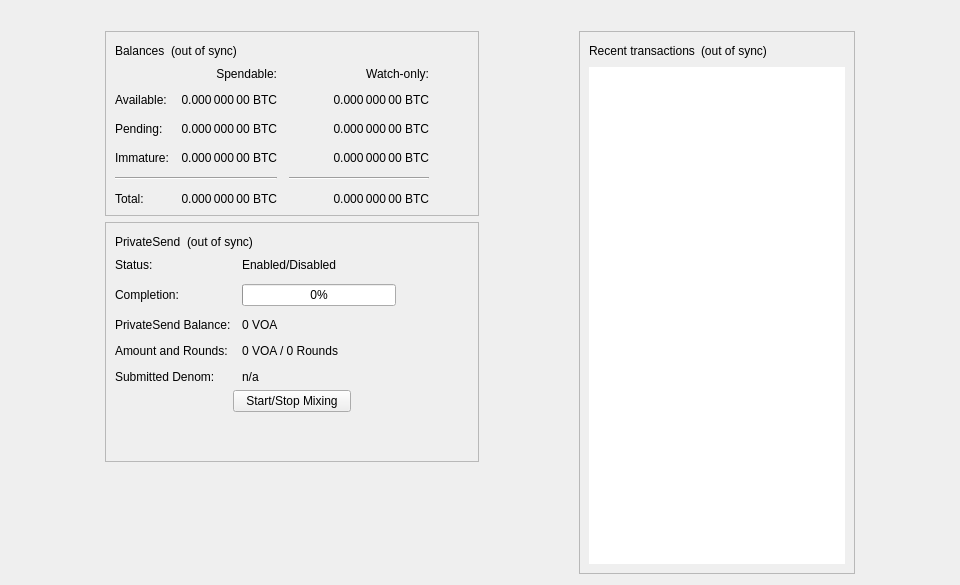
<?xml version="1.0" encoding="UTF-8"?>
<ui version="4.0">
 <class>OverviewPage</class>
 <widget class="QWidget" name="OverviewPage">
  <property name="geometry">
   <rect>
    <x>0</x>
    <y>0</y>
    <width>960</width>
    <height>585</height>
   </rect>
  </property>
  <property name="minimumSize">
   <size>
    <width>960</width>
    <height>0</height>
   </size>
  </property>
  <property name="windowTitle">
   <string>Form</string>
  </property>
  <layout class="QVBoxLayout" name="topLayout">
   <item>
    <widget class="QLabel" name="labelAlerts">
     <property name="visible">
      <bool>false</bool>
     </property>
     <property name="wordWrap">
      <bool>true</bool>
     </property>
     <property name="margin">
      <number>3</number>
     </property>
     <property name="textInteractionFlags">
      <set>Qt::TextSelectableByMouse</set>
     </property>
    </widget>
   </item>
   <item>
    <layout class="QHBoxLayout" name="horizontalLayout" stretch="1,0,1,0,1">
     <item>
      <spacer name="horizontalSpacerLeft">
       <property name="orientation">
        <enum>Qt::Horizontal</enum>
       </property>
       <property name="sizeType">
        <enum>QSizePolicy::Preferred</enum>
       </property>
       <property name="sizeHint" stdset="0">
        <size>
         <width>10</width>
         <height>20</height>
        </size>
       </property>
      </spacer>
     </item>
     <item>
      <layout class="QVBoxLayout" name="verticalLayout_2">
       <item>
        <widget class="QFrame" name="frame">
         <property name="frameShape">
          <enum>QFrame::StyledPanel</enum>
         </property>
         <property name="frameShadow">
          <enum>QFrame::Raised</enum>
         </property>
         <layout class="QVBoxLayout" name="verticalLayout_4">
          <item>
           <layout class="QHBoxLayout" name="horizontalLayout_4">
            <item>
             <widget class="QLabel" name="label_5">
              <property name="text">
               <string>Balances</string>
              </property>
             </widget>
            </item>
            <item>
             <widget class="QLabel" name="labelWalletStatus">
              <property name="toolTip">
               <string>The displayed information may be out of date. Your wallet automatically synchronizes with the Vortexa network after a connection is established, but this process has not completed yet.</string>
              </property>
              <property name="text">
               <string notr="true">(out of sync)</string>
              </property>
              <property name="alignment">
               <set>Qt::AlignLeading|Qt::AlignLeft|Qt::AlignVCenter</set>
              </property>
             </widget>
            </item>
            <item>
             <spacer name="horizontalSpacer_3">
              <property name="orientation">
               <enum>Qt::Horizontal</enum>
              </property>
              <property name="sizeHint" stdset="0">
               <size>
                <width>40</width>
                <height>20</height>
               </size>
              </property>
             </spacer>
            </item>
           </layout>
          </item>
          <item>
           <layout class="QGridLayout" name="gridLayout">
            <property name="spacing">
             <number>12</number>
            </property>
            <item row="2" column="2">
             <widget class="QLabel" name="labelWatchPending">
              <property name="cursor">
               <cursorShape>IBeamCursor</cursorShape>
              </property>
              <property name="toolTip">
               <string>Unconfirmed transactions to watch-only addresses</string>
              </property>
              <property name="text">
               <string notr="true">0.000 000 00 BTC</string>
              </property>
              <property name="alignment">
               <set>Qt::AlignRight|Qt::AlignTrailing|Qt::AlignVCenter</set>
              </property>
              <property name="textInteractionFlags">
               <set>Qt::LinksAccessibleByMouse|Qt::TextSelectableByKeyboard|Qt::TextSelectableByMouse</set>
              </property>
             </widget>
            </item>
            <item row="2" column="1">
             <widget class="QLabel" name="labelUnconfirmed">
              <property name="cursor">
               <cursorShape>IBeamCursor</cursorShape>
              </property>
              <property name="toolTip">
               <string>Total of transactions that have yet to be confirmed, and do not yet count toward the spendable balance</string>
              </property>
              <property name="text">
               <string notr="true">0.000 000 00 BTC</string>
              </property>
              <property name="alignment">
               <set>Qt::AlignRight|Qt::AlignTrailing|Qt::AlignVCenter</set>
              </property>
              <property name="textInteractionFlags">
               <set>Qt::LinksAccessibleByMouse|Qt::TextSelectableByKeyboard|Qt::TextSelectableByMouse</set>
              </property>
             </widget>
            </item>
            <item row="3" column="2">
             <widget class="QLabel" name="labelWatchImmature">
              <property name="cursor">
               <cursorShape>IBeamCursor</cursorShape>
              </property>
              <property name="toolTip">
               <string>Mined balance in watch-only addresses that has not yet matured</string>
              </property>
              <property name="text">
               <string notr="true">0.000 000 00 BTC</string>
              </property>
              <property name="alignment">
               <set>Qt::AlignRight|Qt::AlignTrailing|Qt::AlignVCenter</set>
              </property>
              <property name="textInteractionFlags">
               <set>Qt::LinksAccessibleByMouse|Qt::TextSelectableByKeyboard|Qt::TextSelectableByMouse</set>
              </property>
             </widget>
            </item>
            <item row="4" column="0" colspan="2">
             <widget class="Line" name="lineSpendableBalance">
              <property name="orientation">
               <enum>Qt::Horizontal</enum>
              </property>
             </widget>
            </item>
            <item row="4" column="2">
             <widget class="Line" name="lineWatchBalance">
              <property name="sizePolicy">
               <sizepolicy hsizetype="Preferred" vsizetype="Fixed">
                <horstretch>0</horstretch>
                <verstretch>0</verstretch>
               </sizepolicy>
              </property>
              <property name="minimumSize">
               <size>
                <width>140</width>
                <height>0</height>
               </size>
              </property>
              <property name="orientation">
               <enum>Qt::Horizontal</enum>
              </property>
             </widget>
            </item>
            <item row="5" column="0">
             <widget class="QLabel" name="labelTotalText">
              <property name="text">
               <string>Total:</string>
              </property>
             </widget>
            </item>
            <item row="3" column="1">
             <widget class="QLabel" name="labelImmature">
              <property name="cursor">
               <cursorShape>IBeamCursor</cursorShape>
              </property>
              <property name="toolTip">
               <string>Mined balance that has not yet matured</string>
              </property>
              <property name="text">
               <string notr="true">0.000 000 00 BTC</string>
              </property>
              <property name="alignment">
               <set>Qt::AlignRight|Qt::AlignTrailing|Qt::AlignVCenter</set>
              </property>
              <property name="textInteractionFlags">
               <set>Qt::LinksAccessibleByMouse|Qt::TextSelectableByKeyboard|Qt::TextSelectableByMouse</set>
              </property>
             </widget>
            </item>
            <item row="2" column="3">
             <spacer name="horizontalSpacer_2">
              <property name="orientation">
               <enum>Qt::Horizontal</enum>
              </property>
              <property name="sizeHint" stdset="0">
               <size>
                <width>40</width>
                <height>20</height>
               </size>
              </property>
             </spacer>
            </item>
            <item row="3" column="0">
             <widget class="QLabel" name="labelImmatureText">
              <property name="text">
               <string>Immature:</string>
              </property>
             </widget>
            </item>
            <item row="5" column="1">
             <widget class="QLabel" name="labelTotal">
              <property name="cursor">
               <cursorShape>IBeamCursor</cursorShape>
              </property>
              <property name="toolTip">
               <string>Your current total balance</string>
              </property>
              <property name="text">
               <string notr="true">0.000 000 00 BTC</string>
              </property>
              <property name="alignment">
               <set>Qt::AlignRight|Qt::AlignTrailing|Qt::AlignVCenter</set>
              </property>
              <property name="textInteractionFlags">
               <set>Qt::LinksAccessibleByMouse|Qt::TextSelectableByKeyboard|Qt::TextSelectableByMouse</set>
              </property>
             </widget>
            </item>
            <item row="5" column="2">
             <widget class="QLabel" name="labelWatchTotal">
              <property name="cursor">
               <cursorShape>IBeamCursor</cursorShape>
              </property>
              <property name="toolTip">
               <string>Current total balance in watch-only addresses</string>
              </property>
              <property name="text">
               <string notr="true">0.000 000 00 BTC</string>
              </property>
              <property name="alignment">
               <set>Qt::AlignRight|Qt::AlignTrailing|Qt::AlignVCenter</set>
              </property>
              <property name="textInteractionFlags">
               <set>Qt::LinksAccessibleByMouse|Qt::TextSelectableByKeyboard|Qt::TextSelectableByMouse</set>
              </property>
             </widget>
            </item>
            <item row="0" column="2">
             <widget class="QLabel" name="labelWatchonly">
              <property name="text">
               <string>Watch-only:</string>
              </property>
              <property name="alignment">
               <set>Qt::AlignRight|Qt::AlignTrailing|Qt::AlignVCenter</set>
              </property>
             </widget>
            </item>
            <item row="1" column="0">
             <widget class="QLabel" name="labelBalanceText">
              <property name="text">
               <string>Available:</string>
              </property>
             </widget>
            </item>
            <item row="1" column="1">
             <widget class="QLabel" name="labelBalance">
              <property name="cursor">
               <cursorShape>IBeamCursor</cursorShape>
              </property>
              <property name="toolTip">
               <string>Your current spendable balance</string>
              </property>
              <property name="text">
               <string notr="true">0.000 000 00 BTC</string>
              </property>
              <property name="alignment">
               <set>Qt::AlignRight|Qt::AlignTrailing|Qt::AlignVCenter</set>
              </property>
              <property name="textInteractionFlags">
               <set>Qt::LinksAccessibleByMouse|Qt::TextSelectableByKeyboard|Qt::TextSelectableByMouse</set>
              </property>
             </widget>
            </item>
            <item row="1" column="2">
             <widget class="QLabel" name="labelWatchAvailable">
              <property name="cursor">
               <cursorShape>IBeamCursor</cursorShape>
              </property>
              <property name="toolTip">
               <string>Your current balance in watch-only addresses</string>
              </property>
              <property name="text">
               <string notr="true">0.000 000 00 BTC</string>
              </property>
              <property name="alignment">
               <set>Qt::AlignRight|Qt::AlignTrailing|Qt::AlignVCenter</set>
              </property>
              <property name="textInteractionFlags">
               <set>Qt::LinksAccessibleByMouse|Qt::TextSelectableByKeyboard|Qt::TextSelectableByMouse</set>
              </property>
             </widget>
            </item>
            <item row="2" column="0">
             <widget class="QLabel" name="labelPendingText">
              <property name="text">
               <string>Pending:</string>
              </property>
             </widget>
            </item>
            <item row="0" column="1">
             <widget class="QLabel" name="labelSpendable">
              <property name="text">
               <string>Spendable:</string>
              </property>
              <property name="alignment">
               <set>Qt::AlignRight|Qt::AlignTrailing|Qt::AlignVCenter</set>
              </property>
             </widget>
            </item>
           </layout>
          </item>
         </layout>
        </widget>
       </item>
       <item>
        <widget class="QFrame" name="framePrivateSend">
         <property name="layoutDirection">
          <enum>Qt::LeftToRight</enum>
         </property>
         <property name="frameShape">
          <enum>QFrame::StyledPanel</enum>
         </property>
         <property name="frameShadow">
          <enum>QFrame::Raised</enum>
         </property>
         <layout class="QVBoxLayout" name="VerticalLayout_PS1">
          <item>
           <layout class="QHBoxLayout" name="horizontalLayout_5">
            <item>
             <widget class="QLabel" name="labelPrivateSendHeader">
              <property name="text">
               <string>PrivateSend</string>
              </property>
             </widget>
            </item>
            <item>
             <widget class="QLabel" name="labelPrivateSendSyncStatus">
              <property name="toolTip">
               <string>The displayed information may be out of date. Your wallet automatically synchronizes with the Vortexa network after a connection is established, but this process has not completed yet.</string>
              </property>
              <property name="text">
               <string notr="true">(out of sync)</string>
              </property>
              <property name="alignment">
               <set>Qt::AlignLeading|Qt::AlignLeft|Qt::AlignVCenter</set>
              </property>
             </widget>
            </item>
            <item>
             <spacer name="horizontalSpacer_4">
              <property name="orientation">
               <enum>Qt::Horizontal</enum>
              </property>
              <property name="sizeHint" stdset="0">
               <size>
                <width>40</width>
                <height>20</height>
               </size>
              </property>
             </spacer>
            </item>
           </layout>
          </item>
          <item>
           <layout class="QFormLayout" name="privateSendFormLayout">
            <property name="fieldGrowthPolicy">
             <enum>QFormLayout::AllNonFixedFieldsGrow</enum>
            </property>
            <property name="horizontalSpacing">
             <number>11</number>
            </property>
            <property name="verticalSpacing">
             <number>12</number>
            </property>
            <item row="0" column="0">
             <widget class="QLabel" name="labelPrivateSendEnabledText">
              <property name="text">
               <string>Status:</string>
              </property>
             </widget>
            </item>
            <item row="0" column="1">
             <widget class="QLabel" name="labelPrivateSendEnabled">
              <property name="text">
               <string>Enabled/Disabled</string>
              </property>
             </widget>
            </item>
            <item row="1" column="0">
             <widget class="QLabel" name="labelCompletitionText">
              <property name="text">
               <string>Completion:</string>
              </property>
             </widget>
            </item>
            <item row="1" column="1">
             <widget class="QProgressBar" name="privateSendProgress">
              <property name="maximumSize">
               <size>
                <width>154</width>
                <height>16777215</height>
               </size>
              </property>
              <property name="value">
               <number>0</number>
              </property>
             </widget>
            </item>
            <item row="2" column="0">
             <widget class="QLabel" name="labelAnonymizedText">
              <property name="text">
               <string>PrivateSend Balance:</string>
              </property>
             </widget>
            </item>
            <item row="2" column="1">
             <widget class="QLabel" name="labelAnonymized">
              <property name="text">
               <string notr="true">0 VOA</string>
              </property>
             </widget>
            </item>
            <item row="3" column="0">
             <widget class="QLabel" name="labelAmountAndRoundsText">
              <property name="text">
               <string>Amount and Rounds:</string>
              </property>
             </widget>
            </item>
            <item row="3" column="1">
             <widget class="QLabel" name="labelAmountRounds">
              <property name="text">
               <string>0 VOA / 0 Rounds</string>
              </property>
             </widget>
            </item>
            <item row="4" column="0">
             <widget class="QLabel" name="labelSubmittedDenomText">
              <property name="text">
               <string>Submitted Denom:</string>
              </property>
             </widget>
            </item>
            <item row="4" column="1">
             <widget class="QLabel" name="labelSubmittedDenom">
              <property name="toolTip">
               <string>The denominations you submitted to the Masternode.&lt;br&gt;To mix, other users must submit the exact same denominations.</string>
              </property>
              <property name="text">
               <string>n/a</string>
              </property>
              <property name="wordWrap">
               <bool>true</bool>
              </property>
             </widget>
            </item>
           </layout>
          </item>
          <item>
           <layout class="QVBoxLayout" name="VerticalLayout_PS">
            <item>
             <layout class="QHBoxLayout" name="horizontalLayout_3">
              <property name="topMargin">
               <number>0</number>
              </property>
              <item>
               <spacer name="horizontalSpacer_5">
                <property name="orientation">
                 <enum>Qt::Horizontal</enum>
                </property>
                <property name="sizeHint" stdset="0">
                 <size>
                  <width>40</width>
                  <height>20</height>
                 </size>
                </property>
               </spacer>
              </item>
              <item>
               <widget class="QPushButton" name="togglePrivateSend">
                <property name="sizePolicy">
                 <sizepolicy hsizetype="MinimumExpanding" vsizetype="Fixed">
                  <horstretch>0</horstretch>
                  <verstretch>0</verstretch>
                 </sizepolicy>
                </property>
                <property name="text">
                 <string>Start/Stop Mixing</string>
                </property>
               </widget>
              </item>
              <item>
               <spacer name="horizontalSpacer_6">
                <property name="orientation">
                 <enum>Qt::Horizontal</enum>
                </property>
                <property name="sizeHint" stdset="0">
                 <size>
                  <width>40</width>
                  <height>20</height>
                 </size>
                </property>
               </spacer>
              </item>
             </layout>
            </item>
            <item>
             <spacer name="verticalSpacer_3">
              <property name="orientation">
               <enum>Qt::Vertical</enum>
              </property>
              <property name="sizeHint" stdset="0">
               <size>
                <width>20</width>
                <height>40</height>
               </size>
              </property>
             </spacer>
            </item>
           </layout>
          </item>
         </layout>
        </widget>
       </item>
       <item>
        <spacer name="verticalSpacer">
         <property name="orientation">
          <enum>Qt::Vertical</enum>
         </property>
         <property name="sizeHint" stdset="0">
          <size>
           <width>20</width>
           <height>40</height>
          </size>
         </property>
        </spacer>
       </item>
      </layout>
     </item>
     <item>
      <spacer name="horizontalSpacerCenter">
       <property name="orientation">
        <enum>Qt::Horizontal</enum>
       </property>
       <property name="sizeHint" stdset="0">
        <size>
         <width>10</width>
         <height>20</height>
        </size>
       </property>
      </spacer>
     </item>
     <item>
      <layout class="QVBoxLayout" name="verticalLayout_3">
       <item>
        <widget class="QFrame" name="frame_2">
         <property name="frameShape">
          <enum>QFrame::StyledPanel</enum>
         </property>
         <property name="frameShadow">
          <enum>QFrame::Raised</enum>
         </property>
         <layout class="QVBoxLayout" name="verticalLayout">
          <item>
           <layout class="QHBoxLayout" name="horizontalLayout_2">
            <item>
             <widget class="QLabel" name="label_4">
              <property name="text">
               <string>Recent transactions</string>
              </property>
             </widget>
            </item>
            <item>
             <widget class="QLabel" name="labelTransactionsStatus">
              <property name="toolTip">
               <string>The displayed information may be out of date. Your wallet automatically synchronizes with the Vortexa network after a connection is established, but this process has not completed yet.</string>
              </property>
              <property name="text">
               <string notr="true">(out of sync)</string>
              </property>
              <property name="alignment">
               <set>Qt::AlignLeading|Qt::AlignLeft|Qt::AlignVCenter</set>
              </property>
             </widget>
            </item>
            <item>
             <spacer name="horizontalSpacer">
              <property name="orientation">
               <enum>Qt::Horizontal</enum>
              </property>
              <property name="sizeHint" stdset="0">
               <size>
                <width>40</width>
                <height>20</height>
               </size>
              </property>
             </spacer>
            </item>
           </layout>
          </item>
          <item>
           <widget class="QListView" name="listTransactions">
            <property name="frameShape">
             <enum>QFrame::NoFrame</enum>
            </property>
            <property name="verticalScrollBarPolicy">
             <enum>Qt::ScrollBarAlwaysOff</enum>
            </property>
            <property name="horizontalScrollBarPolicy">
             <enum>Qt::ScrollBarAlwaysOff</enum>
            </property>
            <property name="selectionMode">
             <enum>QAbstractItemView::NoSelection</enum>
            </property>
           </widget>
          </item>
         </layout>
        </widget>
       </item>
      </layout>
     </item>
     <item>
      <spacer name="horizontalSpacerRight">
       <property name="orientation">
        <enum>Qt::Horizontal</enum>
       </property>
       <property name="sizeType">
        <enum>QSizePolicy::Preferred</enum>
       </property>
       <property name="sizeHint" stdset="0">
        <size>
         <width>10</width>
         <height>20</height>
        </size>
       </property>
      </spacer>
     </item>
    </layout>
   </item>
  </layout>
 </widget>
 <resources/>
 <connections/>
</ui>
